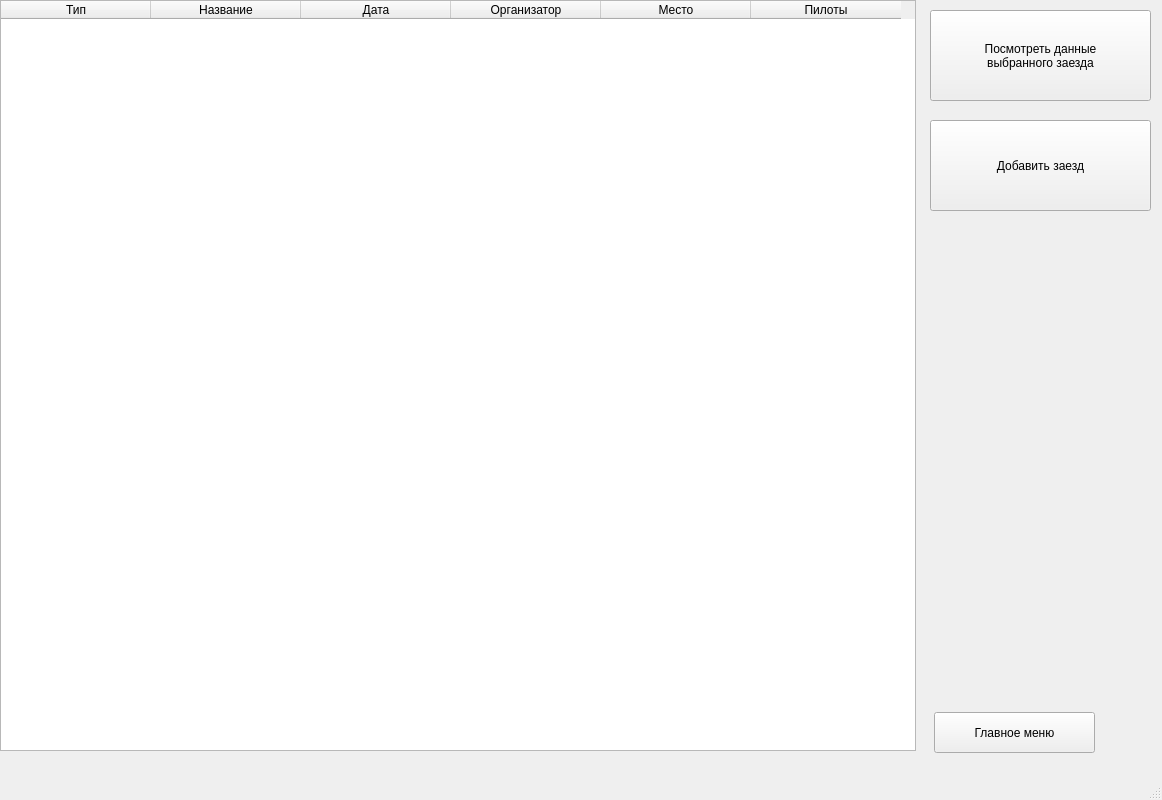
<?xml version="1.0" encoding="UTF-8"?>
<ui version="4.0">
 <class>table_window</class>
 <widget class="QMainWindow" name="table_window">
  <property name="geometry">
   <rect>
    <x>0</x>
    <y>0</y>
    <width>1162</width>
    <height>800</height>
   </rect>
  </property>
  <property name="windowTitle">
   <string>MainWindow</string>
  </property>
  <widget class="QWidget" name="centralwidget">
   <widget class="QPushButton" name="MenuButton">
    <property name="geometry">
     <rect>
      <x>934</x>
      <y>712</y>
      <width>161</width>
      <height>41</height>
     </rect>
    </property>
    <property name="text">
     <string>Главное меню</string>
    </property>
   </widget>
   <widget class="QTableWidget" name="tableWidget">
    <property name="geometry">
     <rect>
      <x>0</x>
      <y>0</y>
      <width>916</width>
      <height>751</height>
     </rect>
    </property>
    <property name="sizePolicy">
     <sizepolicy hsizetype="Expanding" vsizetype="Expanding">
      <horstretch>10</horstretch>
      <verstretch>10</verstretch>
     </sizepolicy>
    </property>
    <property name="mouseTracking">
     <bool>true</bool>
    </property>
    <attribute name="horizontalHeaderDefaultSectionSize">
     <number>150</number>
    </attribute>
    <column>
     <property name="text">
      <string>Тип</string>
     </property>
    </column>
    <column>
     <property name="text">
      <string>Название</string>
     </property>
    </column>
    <column>
     <property name="text">
      <string>Дата</string>
     </property>
    </column>
    <column>
     <property name="text">
      <string>Организатор</string>
     </property>
    </column>
    <column>
     <property name="text">
      <string>Место</string>
     </property>
    </column>
    <column>
     <property name="text">
      <string>Пилоты</string>
     </property>
    </column>
   </widget>
   <widget class="QPushButton" name="OpenDataButton">
    <property name="geometry">
     <rect>
      <x>930</x>
      <y>10</y>
      <width>221</width>
      <height>91</height>
     </rect>
    </property>
    <property name="text">
     <string>Посмотреть данные 
выбранного заезда</string>
    </property>
   </widget>
   <widget class="QPushButton" name="NewRaceButton">
    <property name="geometry">
     <rect>
      <x>930</x>
      <y>120</y>
      <width>221</width>
      <height>91</height>
     </rect>
    </property>
    <property name="text">
     <string>Добавить заезд</string>
    </property>
   </widget>
   <widget class="QWidget" name="verticalLayoutWidget">
    <property name="geometry">
     <rect>
      <x>919</x>
      <y>380</y>
      <width>241</width>
      <height>281</height>
     </rect>
    </property>
    <layout class="QVBoxLayout" name="verticalLayout"/>
   </widget>
  </widget>
  <widget class="QMenuBar" name="menubar">
   <property name="geometry">
    <rect>
     <x>0</x>
     <y>0</y>
     <width>1162</width>
     <height>21</height>
    </rect>
   </property>
  </widget>
  <widget class="QStatusBar" name="statusbar"/>
 </widget>
 <resources/>
 <connections/>
</ui>
